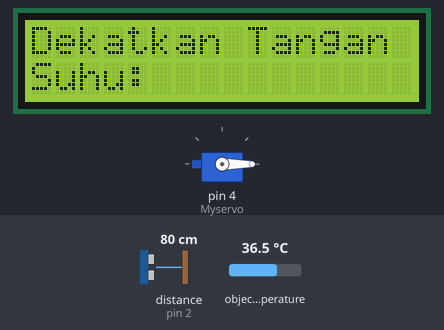
Recording of a sketch running on a simulated Arduino Uno, built with avr-gcc and run on an emulated ATmega328P. On the bench: servo, 16×2 character LCD. Wiring (inferred from the names in the program): ultrasonic range finder: trigger pin 3; echo pin 2. The inputs (shaded band) are chosen by the test bench; at power-on: distance to the obstacle (sensor on pin 2) 80 cm, object temperature 36.5 °C. The echo pulse lasts 58.3 µs per cm; what the sketch prints to the serial monitor is not drawn.

Above: at 1.2 s.
1.3 s: distance to the obstacle (sensor on pin 2) set to 13 cm
3.3 s: distance to the obstacle (sensor on pin 2) set to 10 cm
At 7.0 s:
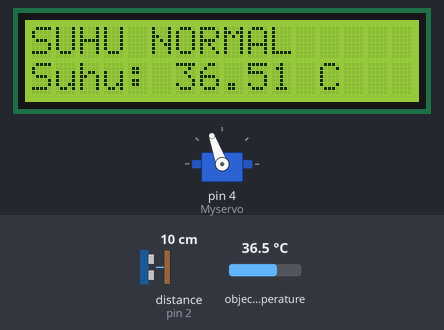
At 9.5 s:
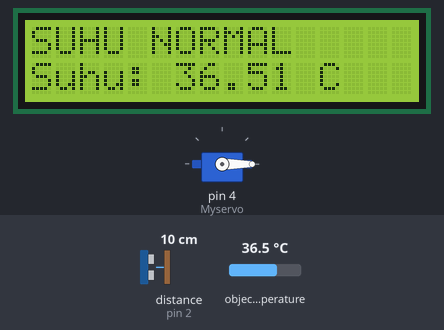
Timing chart, 0 to 11.0 s (numbered marks = the images above; inputs shaded):
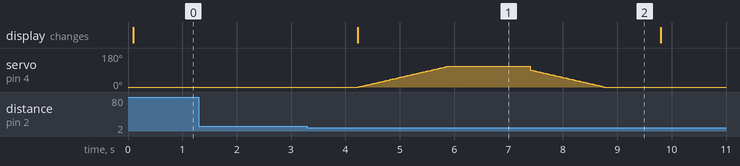

The sketch:

Si-HU.ino
```cpp
#include <Adafruit_MLX90614.h>
#include <LiquidCrystal_I2C.h>
#include<Servo.h>
Servo Myservo;
int pos;
Adafruit_MLX90614 mlx = Adafruit_MLX90614();
LiquidCrystal_I2C lcd (0x27, 16, 2);
#define echoPin 2
#define trigPin 3
long duration;
int distance;
float suhu;
bool state = 0;
bool laststate = 0;
void buka(){
for(pos=0;pos<=110;pos++){
Myservo.write(pos);
delay(15);
}
}
void tutup(){
for(pos=90;pos>=0;pos--){
Myservo.write(pos);
delay(15);
}
}
void setup() {
mlx.begin();
Serial.begin(9600);
pinMode(trigPin, OUTPUT);
pinMode(echoPin, INPUT);
Myservo.attach(4);
Myservo.write(0);
lcd.init();
lcd.backlight();
}
void loop() {
digitalWrite(trigPin, LOW);
delayMicroseconds(2);
digitalWrite(trigPin, HIGH);
delayMicroseconds(10);
digitalWrite(trigPin, LOW);
duration = pulseIn(echoPin, HIGH);
distance = duration * 0.034 / 2;
Serial.print("Distance: ");
Serial.print(distance);
Serial.println(" cm");
if(distance <= 10){
state = 1;
}
else{
state = 0;
}
lcd.clear();
lcd.setCursor(0,1);
lcd.print("Suhu: ");
if (state == 1 && laststate != state){
suhu = mlx.readObjectTempC();
Serial.print("Suhu: ");
Serial.print(suhu);
Serial.println(" C");
if(suhu < 37){
lcd.setCursor(0,0);
lcd.print("SUHU NORMAL");
lcd.setCursor(6,1);
lcd.print(suhu);
lcd.print(" C");
buka();
delay(1500);
tutup();
}
else{
lcd.setCursor(0,0);
lcd.print("SUHU PANAS");
lcd.setCursor(6,1);
lcd.print(suhu);
lcd.print(" C");
}
}
else{
lcd.setCursor(0,0);
lcd.print("Dekatkan Tangan Anda");
}
laststate = state;
delay(1000);
}
```

Measured:
- the behaviour switches between 12 and 11 cm on distance to the obstacle (sensor on pin 2) (found by bisection; images 0 and 1)
- after the input at 1.3 s, every drawn part: stays the same
- after the input at 3.3 s, servo on pin 4 (Myservo): rises from 0° to 110° in 1.7 s, then falls to 0° in 2.9 s; the display: changes after 0.92 s (image 1)
